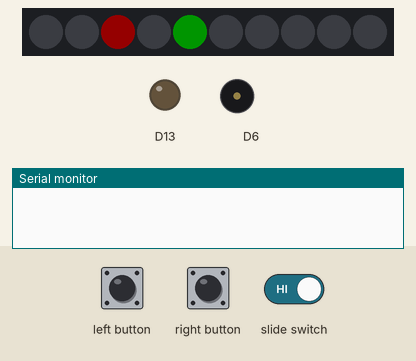
Recording of a sketch running on a simulated Adafruit Circuit Playground Express. Parts: 10 RGB LEDs in strip order, left to right, output pins drawn as LEDs (lit = HIGH), buzzer (waves = sounding), the last lines printed to the serial monitor. Inputs (shaded band) come from the test bench. Dim RGB values are drawn brighter than linear; random numbers use the default seed unless the sketch sets one.

Above: at 1.2 s.
1.3 s: slide switch set LOW
At 2.6 s:
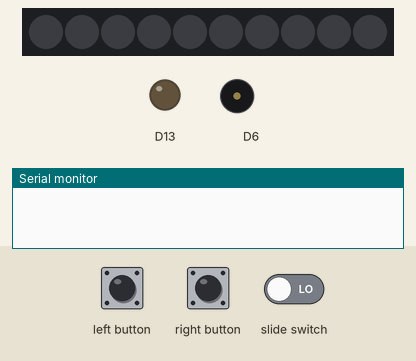
3.0 s: slide switch set HIGH
At 3.4 s:
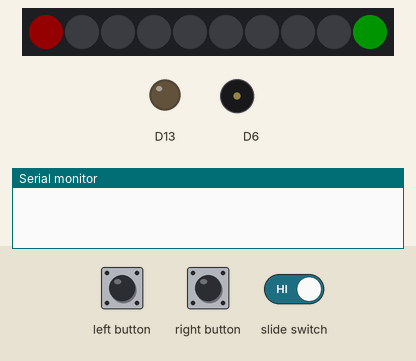
6.0 s: right button pressed for 0.15 s
At 6.15 s:
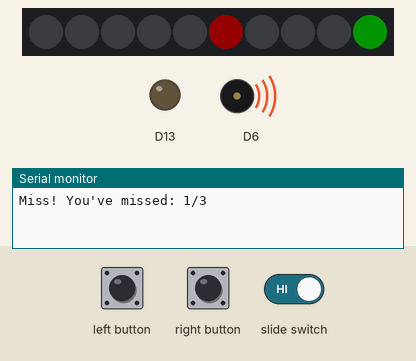
7.6 s: right button pressed for 1 s
At 8.3 s:
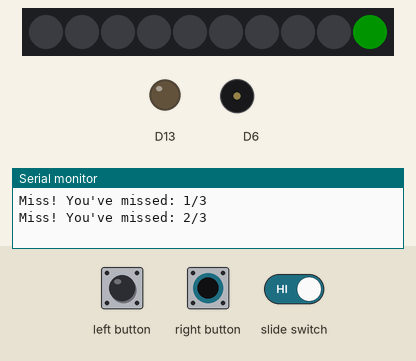
10.1 s: right button pressed for 0.15 s
At 10.7 s:
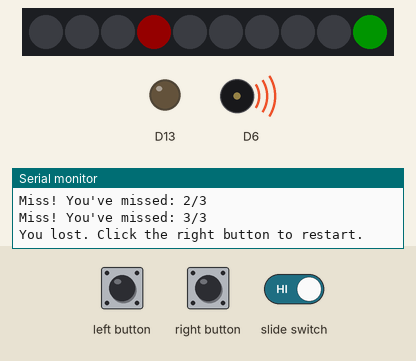
10.8 s: left button pressed for 0.15 s
Timing chart, 0 to 12.5 s (numbered marks = the images above; inputs shaded):
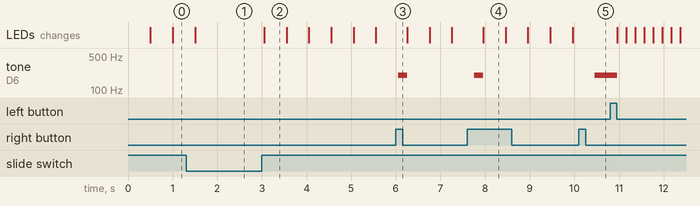

Measured:
- after the input at 3.0 s, the LEDs: first change after 0.05 s (image 2 shows a later state)
- after the input at 6.0 s, tone on D6: silent → 200 Hz after 0.05 s, → silent 0.20 s later
- after the input at 7.6 s, tone on D6: silent → 200 Hz after 0.16 s, → silent 0.20 s later
- after the input at 10.1 s, tone on D6: silent → 200 Hz after 0.36 s
- what the display in image 2 shows lasts 0.5 s, from 3.1 s to 3.6 s

The sketch:

finalgame.ino
```cpp
#include <Adafruit_CircuitPlayground.h>


int playerScore = 0;
int gameSpeed = 500;
int constantPixel;
bool isGameRunning = true;
volatile bool buttonInterrupt = false;
volatile bool button2Interrupt = false;
volatile bool switchFlag = true;
int missAmount = 0;
bool forward = 1;

void setup() {
  CircuitPlayground.begin();
  Serial.begin(9600);
  attachInterrupt(digitalPinToInterrupt(5), buttonISR, RISING);
  attachInterrupt(digitalPinToInterrupt(4), button2ISR, RISING);
  attachInterrupt(digitalPinToInterrupt(7), switchISR, CHANGE);

  randomSeed(analogRead(A6));  // seeds the random number with the signal from A6
  constantPixel = random(0, 10);
  CircuitPlayground.setPixelColor(constantPixel, 0x00FF00);  // Green color for constant pixel

}

void loop() {
  while (isGameRunning) {    // game is in playing state

    for (int i = 0; i < 10; i++) {  // makes dot go in circle
      int p;
      if(!switchFlag) {
        CircuitPlayground.clearPixels();
        missAmount = 0;
        gameSpeed = 500;
        isGameRunning = false;
        break;
      }
      if (forward) // credit goes to my dad for idea for the int p to flip the rotation of the light
        p = i;
      else
        p = 9 - i;

      CircuitPlayground.setPixelColor(p, 0xFF0000);  // Red color for the moving pixel

      if (constantPixel == p) {
        CircuitPlayground.setPixelColor(constantPixel, 0x00FF00);  // Makes the constant pixel stay green while the moving red goes over it
      }

      int previousPixel;  // Turn off the previous pixel
      if (forward)
        previousPixel = p - 1;
      else
        previousPixel = p + 1;

      // check if previousPixel is within bounds, worked ok without this but sometimes pixels got stuck on for some weird reason
      if (previousPixel < 0) previousPixel = 9;
      if (previousPixel > 9) previousPixel = 0;

      if (previousPixel != constantPixel) {
        CircuitPlayground.setPixelColor(previousPixel, 0x000000);  // Reset previous pixel
      }

      delay(gameSpeed); // controls the game speed by shortening delay between how fast lights move

      // check if the button is pressed
      if (buttonInterrupt == true) {
        if (p == constantPixel) { // checks if the button was clicked at the right time
          playerScore++;

          Serial.print("Hit! Score: ");
          Serial.print(playerScore);
          Serial.println("/10");
          CircuitPlayground.playTone(440, 200);  // Play a sound to indicate a hit
          // Set a new constant pixel
          CircuitPlayground.setPixelColor(constantPixel, 0x000000);
          constantPixel = random(0, 10);
          CircuitPlayground.setPixelColor(constantPixel, 0x00FF00);  // green color for new constant pixel
          gameSpeed = gameSpeed - 50;  // increases game speed for each time the green dot is hit
          if (gameSpeed < 50) {  // end game if speed gets to 0
            Serial.println("You won!");
            Serial.println("Click the right button to restart.");
            playerScore = 0;
            missAmount = 0;

            CircuitPlayground.clearPixels();
            CircuitPlayground.playTone(500, 100); //win tone
            CircuitPlayground.playTone(700, 200);
            CircuitPlayground.playTone(500, 100);
            CircuitPlayground.playTone(700, 200);
            isGameRunning = false;

            CircuitPlayground.clearPixels();
          }
          buttonInterrupt = false;
          forward = !forward;
          break;
        } else {
          missAmount++;  // increment miss amount
          Serial.print("Miss! You've missed: ");
          Serial.print(missAmount);
          Serial.println("/3");
          CircuitPlayground.playTone(200, 200);
          buttonInterrupt = false;
          if (missAmount > 2) {  // if more than 2 misses, the game will end and execute missedAmount
            Serial.println("You lost. Click the right button to restart.");
            playerScore = 0;
            isGameRunning = false;
            missedAmount();
            gameSpeed = 500;
            break;
          }
        }
      }
    }
  }
  if(!switchFlag) {
    while (!switchFlag) {
      delay(100); // wait for the switch to be toggled back on
    }
    // restart the game
    playerScore = 0;
    missAmount = 0;
    gameSpeed = 500;
    isGameRunning = true;
    constantPixel = random(0, 10); // update constantPixel when the game restarts
    CircuitPlayground.setPixelColor(constantPixel, 0x00FF00);  // green color for constant pixel
  }
  if (isGameRunning == true) { // check to make sure the the bottom pixels dont get stuck on
    if (forward && 9 != constantPixel) {
      CircuitPlayground.setPixelColor(9, 0x000000);
    } else if (0 != constantPixel) {
      CircuitPlayground.setPixelColor(0, 0x000000);
    }
  }

  if (button2Interrupt == true) { // restarts game after win if button 2 is clicked
    missAmount = 0;
    gameSpeed = 500;
    CircuitPlayground.setPixelColor(constantPixel, 0x000000);
    constantPixel = random(0, 10);
    CircuitPlayground.setPixelColor(constantPixel, 0x00FF00);  // Green color for constant pixel
    isGameRunning = true;
    button2Interrupt = false;
  }
}

void missedAmount() {
  CircuitPlayground.playTone(200, 100);
  CircuitPlayground.playTone(200, 100);
  CircuitPlayground.playTone(200, 100);
  for (int i = 0; i < 10; i++) {
    CircuitPlayground.setPixelColor(i, 0xFF0000);
    delay(100);
    CircuitPlayground.clearPixels();
  }
  for (int i = 10; i > -1; i--) {
    CircuitPlayground.setPixelColor(i, 0xFF0000);
    delay(100);
    CircuitPlayground.clearPixels();
  }
}

void buttonISR() {
  buttonInterrupt = true;
}

void button2ISR() {
  button2Interrupt = true;
}

void switchISR() {
  delay(50); // delay to debounce the switch

  int switchState = digitalRead(7); // read the current state of the switch pin

  if (switchState != switchFlag) {   // update the switchFlag only if the switch state is different
    switchFlag = switchState;
  }
}
```
